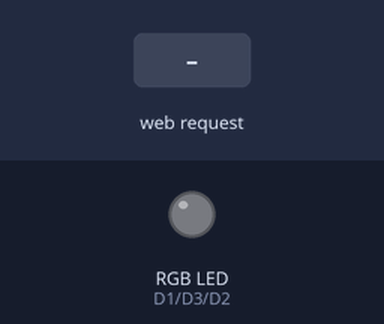
A sketch run on a simulated ESP8266 (NodeMCU). Parts: an RGB LED mixed from three pins (HIGH = lit). The inputs (shaded band) are chosen by the test bench. WiFi joins after 1.5 s; servers stay silent unless stated; what the sketch prints to the serial monitor is not drawn.

Above: at 7.7 s.
7.8 s: HTTP request GET /R received
At 8.7 s:
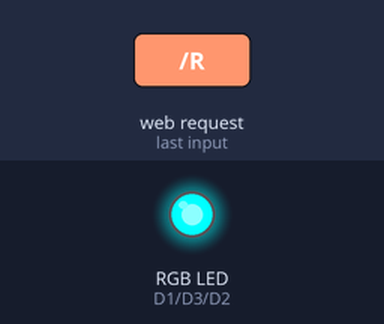
9.3 s: HTTP request GET /G received
At 9.8 s:
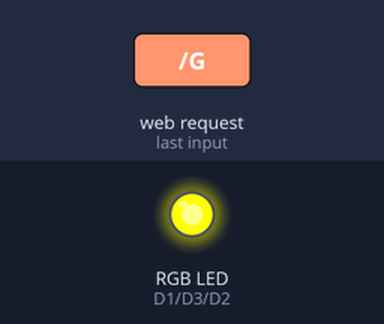
10.8 s: HTTP request GET /B received
At 12.0 s:
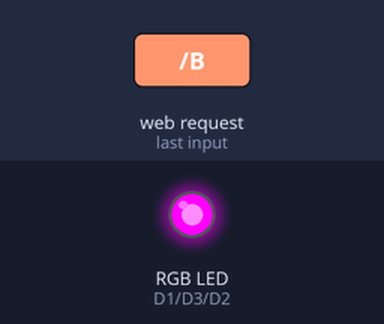
12.3 s: HTTP request GET /O received
At 13.3 s:
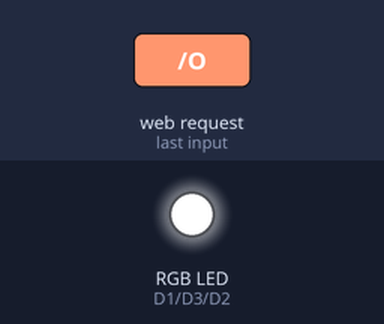
Timing chart, 0 to 14.8 s (numbered marks = the images above; inputs shaded):
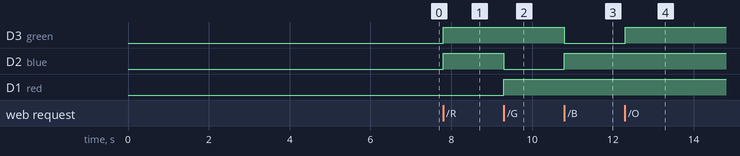

Measured:
- after the input at 7.8 s, D3 (green), D2 (blue): LOW → HIGH at once
- after the input at 9.3 s, D2 (blue): HIGH → LOW at once; D1 (red): LOW → HIGH at once
- after the input at 10.8 s, D3 (green): HIGH → LOW at once; D2 (blue): LOW → HIGH at once
- after the input at 12.3 s, D3 (green): LOW → HIGH at once

The sketch:

RGB_from__app.ino
```cpp
#include<ESP8266WiFi.h>
#include<WiFiClient.h>
#include<ESP8266WebServer.h>

const char ssid[20] = "S9";
const char password[20] = "qwertyuiop";
int red = D1;
int green = D3;
int blue = D2;

WiFiServer server(80);

void setup() {
    Serial.begin(115200);
     //baud rate for serial monitor
    pinMode(D1, OUTPUT);
    pinMode(D2, OUTPUT);
    pinMode(D3, OUTPUT);
    delay(5000);

    Serial.println("");
    Serial.println("Server-------------------------------");
    Serial.print("Configuring access point");
    //WiFi.mode(WIFI_AP);
    //WiFi.softAP(ssid, password);
    WiFi.begin(ssid, password);
    while(WiFi.status()!=WL_CONNECTED)
    {
      Serial.print(".");
      delay(100);
    }
    Serial.println("");
    server.begin();
    Serial.print("Hotspot Created : ");
    //Serial.println(WiFi.softAPIP());
    Serial.print("http://");
    Serial.println(WiFi.localIP());
    Serial.println("/");
  // Start the server

    Serial.println("Server started");
    Serial.println("-------------------------------------");
    Serial.println("");
}
void loop() {
// Check if a client has connected
    WiFiClient client = server.available();
    if (!client) {
      return;
    }
// Wait until the client sends some data
    Serial.println("new client");
    while(!client.available()){
      delay(1);
    }
// Match the request
    String request = client.readStringUntil('\r');
    Serial.println(request);
    client.flush();
    //int values = HIGH;
    if (request.indexOf("/R") != -1) {
      digitalWrite(red, LOW);
      digitalWrite(green, HIGH);
      digitalWrite(blue, HIGH);
      //values = HIGH;
    }
    if (request.indexOf("/G") != -1) {
      digitalWrite(blue, LOW);
      digitalWrite(red, HIGH);
      digitalWrite(green, HIGH);
      //values = HIGH;
    }
    if (request.indexOf("/B") != -1) {
      digitalWrite(green, LOW);
      digitalWrite(red, HIGH);
      digitalWrite(blue, HIGH);
      //values = HIGH;
    }
    if (request.indexOf("/O") != -1) {
      digitalWrite(green, HIGH);
      digitalWrite(red, HIGH);
      digitalWrite(blue, HIGH);
      //values = HIGH;
    }
    if (request.indexOf("/W") != -1) {
      digitalWrite(green, LOW);
      digitalWrite(red, LOW);
      digitalWrite(blue, LOW);
      //values = HIGH;
    }
    client.println("HTTP/1.1 200 OK");
    client.println("Content-Type: text/html");
    client.println(""); // do not forget this one
    client.println("<!DOCTYPE HTML>");
    client.println("<html>");

    client.println("<br><br>");
    client.println("<a href=\"/R\"\"><button>Red</button></a>");
    client.println("<a href=\"/G\"\"><button>Green</button></a><br />");
    client.println("<a href=\"/B\"\"><button>Blue</button></a><br />");
    client.println("<a href=\"/W\"\"><button>White</button></a><br />");
    client.println("<a href=\"/O\"\"><button>None</button></a><br />");


    client.println("</html>");
    delay(1);
    Serial.println("Client disonnected");
    Serial.println("");
}
```
